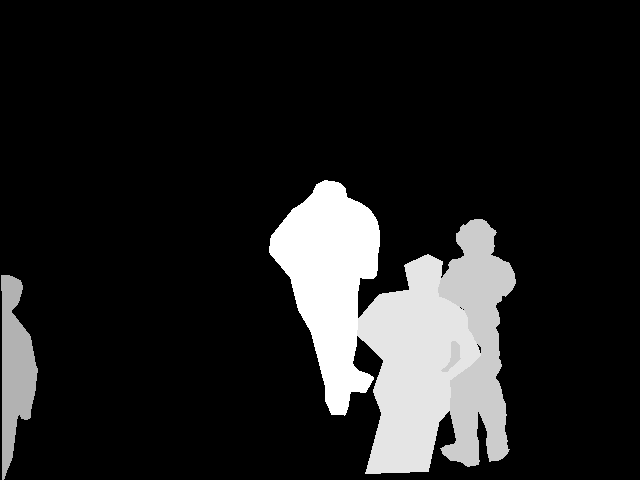
#> input picture ASSR/gt/test/COCO_val2014_000000000192.png, 640 x 480 px
$ jupyter execute --allow-errors BinaryConv.ipynb
#> lines starting #> are read from the running program, lines starting #| are printed output that depends on the picture; after the words box and inside, x2 and y2 are one past the last pixel; in counts of white or black regions, pixels touching at a corner belong together
[cell 1]
import numpy as np
import matplotlib.pyplot as plt
import cv2

import os
import tqdm

[cell 2]
# Create new directory called ASSRBinary with the same structure as ASSR
# ASSRBinary will contain the binary images of the ASSR images

ASSR_PATH = './ASSR/'
ASSR_BINARY_PATH = './ASSRBinary/'

if not os.path.exists(ASSR_BINARY_PATH):
    os.makedirs(ASSR_BINARY_PATH)

# ASSRBinary should contain folders gt and images. Each of those should contain test, train and val. Create directories
dirs = ['gt', 'images']
subdirs = ['test', 'train', 'val']

for d in dirs:
    for sd in subdirs:
        path = ASSR_BINARY_PATH + d + '/' + sd + '/'
        if not os.path.exists(path):
            os.makedirs(path)
#> further down, img is the input picture: shape (480, 640); min 0, max 255, mean 33.3
#> `img = cv2.erode(img, kernel, iterations=1)`:
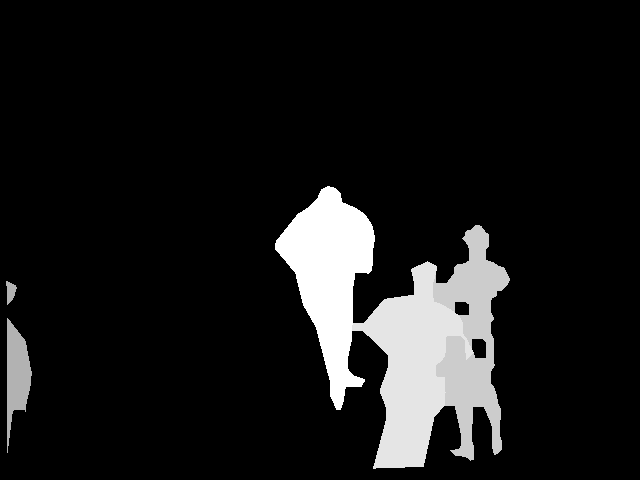
#> img: shape (480, 640); min 0, max 255, mean 24.4
#> `img = cv2.threshold(img, 127, 255, cv2.THRESH_BINARY)[1]`:
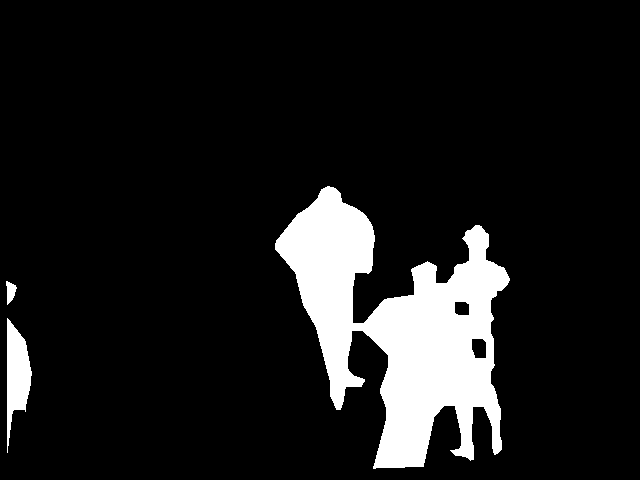
#> img: shape (480, 640); 10.7% white; 3 white regions, box (x1, y1, x2, y2) and area: (275, 186, 510, 469) 30827, (7, 318, 32, 453) 1882, (6, 281, 17, 305) 159

# Load the images from the ASSR dataset in the same locations
# For each image, convert it to binary. Use tqdm to show progress

kernel = np.ones((11, 11),np.uint8)
#> (the rest of this cell did not finish here and is left out)
